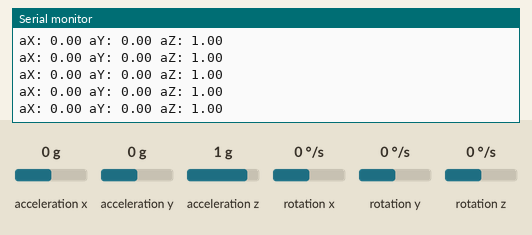
Recording of a sketch running on a simulated Arduino Uno, built with avr-gcc and run on an emulated ATmega328P. Shown: the last lines printed to the serial monitor. Inputs (shaded band) come from the test bench; at power-on: acceleration x 0 g, acceleration y 0 g, acceleration z 1 g, rotation x 0 °/s, rotation y 0 °/s, rotation z 0 °/s.

Above: at 1.2 s.
1.3 s: acceleration x set to -1.4 g
At 1.35 s:
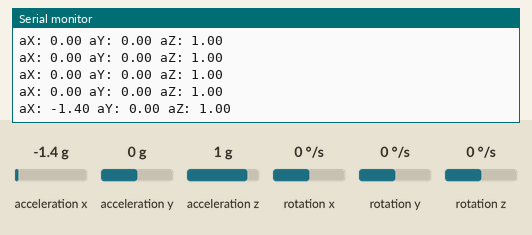
2.8 s: acceleration y set to -1.4 g
At 2.9 s:
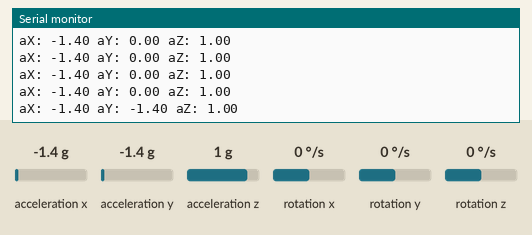
4.3 s: acceleration z set to -1.4 g
At 4.34 s:
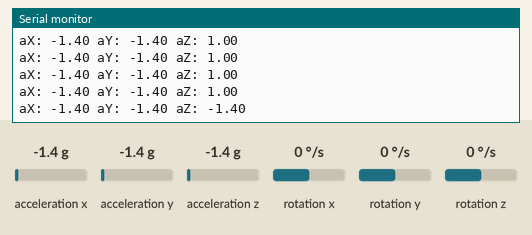

Measured:
- after the input at 1.3 s, the serial monitor: prints a new line at once (image 1)
- after the input at 2.8 s, the serial monitor: prints a new line after 0.09 s (image 2)
- after the input at 4.3 s, the serial monitor: prints a new line at once (image 3)

The sketch:

imu_firmware.ino
```cpp
#include <Wire.h>
#include <MPU6050.h>

MPU6050 mpu;

void setup() {
  Wire.begin();
  Serial.begin(57600);
  mpu.initialize();
  if (!mpu.testConnection()) {
    Serial.println("MPU6050 connection failed");
    while (1);
  }
  Serial.println("MPU6050 connected");
}

void loop() {
  int16_t ax, ay, az;
  mpu.getAcceleration(&ax, &ay, &az);

  // Convert raw values to g's
  float ax_g = ax / 16384.0;
  float ay_g = ay / 16384.0;
  float az_g = az / 16384.0;

  Serial.print("aX: "); Serial.print(ax_g);
  Serial.print(" aY: "); Serial.print(ay_g);
  Serial.print(" aZ: "); Serial.println(az_g);

  delay(100); //
}
```
